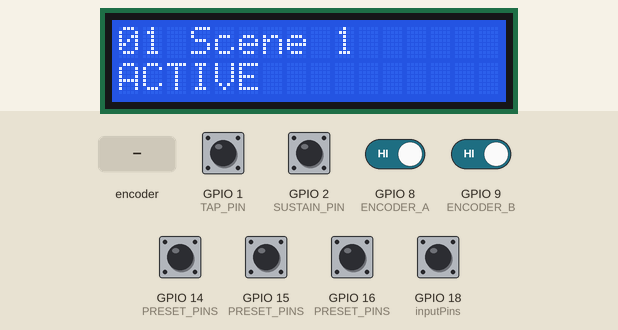
A sketch run on a simulated ESP32-S3. On the bench: 16×2 character LCD. Wiring (inferred from the names in the program): PCF8574 port expander at I2C address 0x20. Wiring (inferred from the signals the program sends): character LCD (HD44780): RS Q0; E Q2; backlight Q3; data Q4, Q5, Q6, Q7. The inputs (shaded band) are chosen by the test bench; at power-on: GPIO 1 (TAP_PIN), GPIO 2 (SUSTAIN_PIN), GPIO 8 (ENCODER_A), GPIO 9 (ENCODER_B), GPIO 14 (PRESET_PINS), GPIO 15 (PRESET_PINS), GPIO 16 (PRESET_PINS), GPIO 18 (inputPins) HIGH. What the sketch prints to the serial monitor is not drawn.

Above: at 1.2 s.
1.3 s: rotary encoder on GPIO 8 (ENCODER_A) / GPIO 9 (ENCODER_B) turned 3 steps (first pin leading)
At 1.69 s:
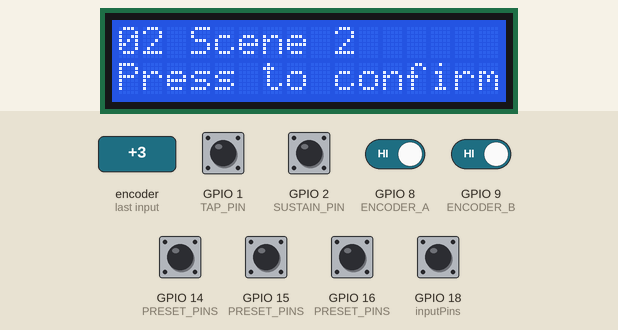
3.4 s: GPIO 14 (PRESET_PINS) pulled LOW for 0.15 s
At 4.6 s:
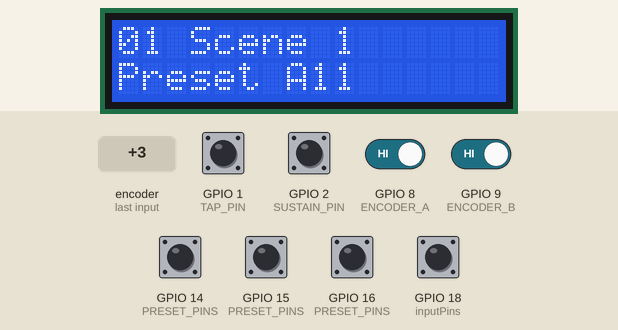
6.5 s: GPIO 15 (PRESET_PINS) pulled LOW for 0.15 s
At 6.9 s:
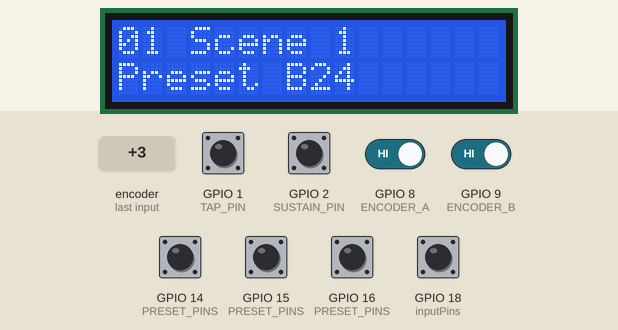
9.6 s: GPIO 16 (PRESET_PINS) pulled LOW for 0.15 s
At 10.5 s:
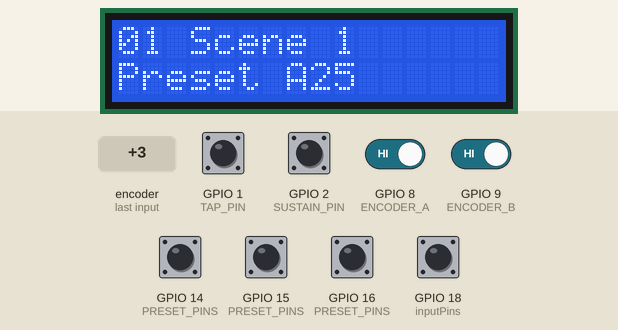
12.7 s: GPIO 16 (PRESET_PINS) pulled LOW for 1 s
16.2 s: GPIO 14 (PRESET_PINS) pulled LOW for 1 s
At 16.7 s:
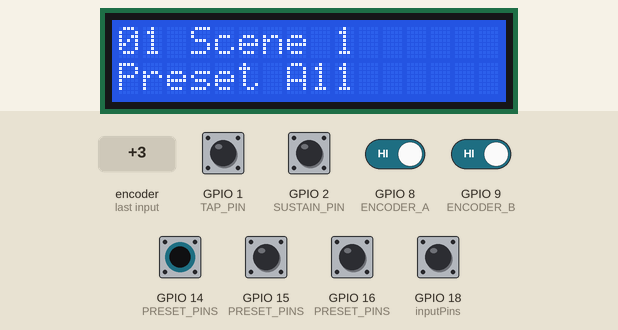
Timing chart, 0 to 19.2 s (numbered marks = the images above; inputs shaded):
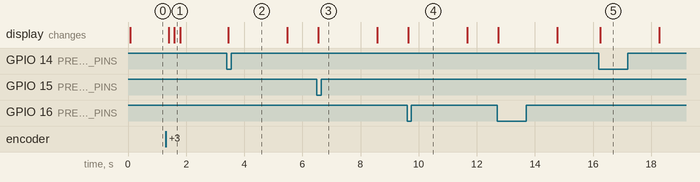

The sketch:

Microkorg_XL_Controller.ino
```cpp
/*
 * microKORG XL companion MIDI controller — beta
 * Extracted from Samplera_v06: tap tempo, sustain and preset buttons only.
 * Target: Arduino-ESP32 (original ESP32-S3 pin assignment).
 * MIDI_TX must feed a suitable 3.3 V MIDI OUT circuit, not a bare DIN socket.
 */
#include <Arduino.h>
#include <Wire.h>

constexpr uint8_t MIDI_CHANNEL = 1; // 1–16; match the synth's global MIDI channel.
constexpr int MIDI_TX = 17, SUSTAIN_PIN = 2, TAP_PIN = 1;
constexpr int PRESET_PINS[] = {14, 15, 16};
constexpr int ENCODER_A = 8, ENCODER_B = 9, ENCODER_SWITCH = 18;
constexpr int LCD_SDA = 21, LCD_SCL = 47;
constexpr int SUSTAIN_ACTIVE_LEVEL = LOW; // Normally-open switch closes to GND.
constexpr int ENCODER_STEPS = 4;
static_assert(MIDI_CHANNEL >= 1 && MIDI_CHANNEL <= 16, "MIDI channel must be 1–16");

// A11..A88 map to MIDI programs 0..63; B11..B88 map to 64..127.
constexpr int program(char bank, int genre, int category) {
  return (bank == 'B' ? 64 : 0) + (genre - 1) * 8 + category - 1;
}
struct Scene { const char *name; int presets[3]; };
// Examples only: replace with your own set list. -1 leaves a button unassigned.
const Scene scenes[] = {
  {"Scene 1", {program('A', 1, 1), program('A', 2, 5), program('B', 2, 4)}},
  {"Scene 2", {program('B', 3, 6), program('A', 3, 1), -1}},
  {"Scene 3", {program('B', 6, 1), program('B', 6, 4), program('A', 6, 5)}}
};
constexpr int SCENE_COUNT = sizeof(scenes) / sizeof(scenes[0]);
// Preserve v06's physical wiring: GPIO 14 → entry 1, 15 → entry 3, 16 → entry 2.
// Change to {0, 1, 2} if your buttons are wired in that order.
constexpr uint8_t PRESET_ENTRY[] = {0, 2, 1};

struct Button { int pin; bool raw = HIGH, stable = HIGH; uint32_t changedAt = 0; };
bool changed(Button &button); // Explicit declaration for Arduino preprocessing.
Button presetButtons[] = {{14}, {15}, {16}};
Button pedal{SUSTAIN_PIN}, tap{TAP_PIN}, confirm{ENCODER_SWITCH};
HardwareSerial midi(1);
uint8_t lcdAddress = 0, encoderState = 0;
int selectedScene = 0, activeScene = 0, encoderSteps = 0;
const int8_t transitions[16] = {0,-1,1,0,1,0,0,-1,-1,0,0,1,0,1,-1,0};
bool clockActive = false, hasTap = false, noticeVisible = false;
uint8_t tapCount = 0;
uint32_t lastTap = 0, tapPressedAt = 0, clockInterval = 20833, nextClock = 0, noticeAt = 0;

bool changed(Button &button) {
  const bool value = digitalRead(button.pin);
  if (value != button.raw) { button.raw = value; button.changedAt = millis(); }
  if (value != button.stable && uint32_t(millis() - button.changedAt) >= 30) {
    button.stable = value; return true;
  }
  return false;
}
void controlChange(uint8_t controller, uint8_t value) {
  midi.write(uint8_t(0xB0 | (MIDI_CHANNEL - 1))); midi.write(controller); midi.write(value);
}
void lcdRaw(uint8_t value) { Wire.beginTransmission(lcdAddress); Wire.write(value | 8); Wire.endTransmission(); }
void lcdNibble(uint8_t value) { lcdRaw(value | 4); delayMicroseconds(2); lcdRaw(value & ~4); delayMicroseconds(50); }
void lcdSend(uint8_t value, bool data) {
  const uint8_t rs = data ? 1 : 0; lcdNibble((value & 0xF0) | rs); lcdNibble(((value << 4) & 0xF0) | rs);
}
void lcdCommand(uint8_t value) { lcdSend(value, false); if (value == 1 || value == 2) delay(2); }
void lcdLine(uint8_t address, const char *text) {
  if (!lcdAddress) return;
  lcdCommand(address); int i = 0;
  while (*text && i < 16) { lcdSend(*text++, true); ++i; }
  while (i++ < 16) lcdSend(' ', true);
}
void showScene() {
  char text[17]; snprintf(text, sizeof(text), "%02d %.12s", selectedScene + 1, scenes[selectedScene].name);
  lcdLine(0x80, text); lcdLine(0xC0, selectedScene == activeScene ? "ACTIVE" : "Press to confirm");
  noticeVisible = false;
}
void showNotice(const char *text) {
  lcdLine(0xC0, text); noticeVisible = true; noticeAt = millis();
}
void initLCD() {
  Wire.begin(LCD_SDA, LCD_SCL); Wire.setClock(100000);
  for (int address = 0x20; address <= 0x3F; ++address) {
    if (address > 0x27 && address < 0x38) continue;
    Wire.beginTransmission(address);
    if (Wire.endTransmission() == 0) { lcdAddress = address; break; }
  }
  if (!lcdAddress) { Serial.println("No LCD found; MIDI controller remains available"); return; }
  delay(50); lcdNibble(0x30); delay(5); lcdNibble(0x30); delayMicroseconds(150);
  lcdNibble(0x30); delayMicroseconds(150); lcdNibble(0x20);
  lcdCommand(0x28); lcdCommand(0x08); lcdCommand(1); lcdCommand(0x06); lcdCommand(0x0C); showScene();
}
void selectPreset(int value) {
  if (value < 0 || value > 127) { showNotice("Unassigned"); return; }
  controlChange(0, 0); controlChange(32, 0);
  midi.write(uint8_t(0xC0 | (MIDI_CHANNEL - 1))); midi.write(uint8_t(value));
  char text[17]; const int number = value % 64;
  snprintf(text, sizeof(text), "Preset %c%d%d", value >= 64 ? 'B' : 'A', number / 8 + 1, number % 8 + 1);
  showNotice(text); Serial.println(text);
}
void tickClock() {
  const uint32_t now = micros();
  if (!clockActive || int32_t(now - nextClock) < 0) return;
  midi.write(uint8_t(0xF8)); nextClock += clockInterval;
  // Skip missed ticks instead of sending a burst after a delayed loop.
  if (int32_t(now - nextClock) >= 0) nextClock = now + clockInterval;
}
void registerTap(uint32_t pressedAt) {
  const uint32_t interval = pressedAt - lastTap;
  if (!hasTap || interval > 2000) { hasTap = true; tapCount = 1; lastTap = pressedAt; return; }
  if (interval < 250) return; // Supported range: 30–240 BPM.
  lastTap = pressedAt; if (tapCount < 3) ++tapCount;
  if (tapCount < 3) return;
  const float bpm = 60000.0f / interval;
  clockInterval = uint32_t(60000000.0f / (bpm * 24.0f));
  if (!clockActive) { clockActive = true; nextClock = micros() + clockInterval; }
  char text[17]; snprintf(text, sizeof(text), "Tempo %.1f BPM", bpm); showNotice(text); Serial.println(text);
}
void activateScene(int index) {
  if (index != activeScene) { clockActive = false; hasTap = false; tapCount = 0; }
  activeScene = index; showScene(); // Confirming a scene does not send a preset.
}
void setup() {
  Serial.begin(115200);
  for (const int pin : PRESET_PINS) pinMode(pin, INPUT_PULLUP);
  const int inputPins[] = {SUSTAIN_PIN, TAP_PIN, ENCODER_A, ENCODER_B, ENCODER_SWITCH};
  for (const int pin : inputPins) pinMode(pin, INPUT_PULLUP);
  encoderState = (digitalRead(ENCODER_A) << 1) | digitalRead(ENCODER_B);
  midi.begin(31250, SERIAL_8N1, -1, MIDI_TX);
  controlChange(64, digitalRead(SUSTAIN_PIN) == SUSTAIN_ACTIVE_LEVEL ? 127 : 0);
  initLCD(); Serial.println("microKORG XL MIDI controller ready");
}
void loop() {
  tickClock();
  if (changed(tap)) {
    if (tap.stable == LOW) tapPressedAt = millis();
    else registerTap(tapPressedAt); // Calculate timing from press edges, process after release.
  }
  const uint8_t state = (digitalRead(ENCODER_A) << 1) | digitalRead(ENCODER_B);
  if (state != encoderState) {
    encoderSteps += transitions[(encoderState << 2) | state]; encoderState = state;
    if (abs(encoderSteps) >= ENCODER_STEPS) {
      selectedScene = (selectedScene + (encoderSteps > 0 ? SCENE_COUNT - 1 : 1)) % SCENE_COUNT;
      encoderSteps = 0; showScene();
    }
  }
  if (changed(confirm) && confirm.stable == LOW) activateScene(selectedScene);
  if (changed(pedal)) controlChange(64, pedal.stable == SUSTAIN_ACTIVE_LEVEL ? 127 : 0);
  for (int i = 0; i < 3; ++i) if (changed(presetButtons[i]) && presetButtons[i].stable == LOW)
    selectPreset(scenes[activeScene].presets[PRESET_ENTRY[i]]);
  if (noticeVisible && uint32_t(millis() - noticeAt) >= 2000) showScene();
}
```

Measured:
- after the input at 1.3 s, the display: first changes after 0.10 s (image 1 shows a later state)
- after the input at 3.4 s, the display: changes after 0.05 s (image 2)
- after the input at 6.5 s, the display: changes after 0.05 s (image 3)
- after the input at 9.6 s, the display: changes after 0.05 s (image 4)
- after the input at 16.2 s, the display: changes after 0.05 s (image 5)
